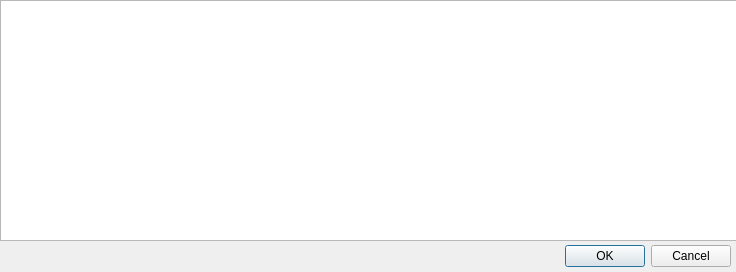
<?xml version="1.0" encoding="UTF-8"?>
<ui version="4.0">
 <class>DatasetSelectDialog</class>
 <widget class="QDialog" name="DatasetSelectDialog">
  <property name="geometry">
   <rect>
    <x>0</x>
    <y>0</y>
    <width>736</width>
    <height>272</height>
   </rect>
  </property>
  <property name="windowTitle">
   <string>Dialog</string>
  </property>
  <widget class="QDialogButtonBox" name="buttonBox">
   <property name="geometry">
    <rect>
     <x>390</x>
     <y>240</y>
     <width>341</width>
     <height>32</height>
    </rect>
   </property>
   <property name="orientation">
    <enum>Qt::Horizontal</enum>
   </property>
   <property name="standardButtons">
    <set>QDialogButtonBox::Cancel|QDialogButtonBox::Ok</set>
   </property>
  </widget>
  <widget class="QListWidget" name="listWidget">
   <property name="geometry">
    <rect>
     <x>0</x>
     <y>0</y>
     <width>741</width>
     <height>241</height>
    </rect>
   </property>
  </widget>
 </widget>
 <resources/>
 <connections>
  <connection>
   <sender>buttonBox</sender>
   <signal>accepted()</signal>
   <receiver>DatasetSelectDialog</receiver>
   <slot>accept()</slot>
   <hints>
    <hint type="sourcelabel">
     <x>248</x>
     <y>254</y>
    </hint>
    <hint type="destinationlabel">
     <x>157</x>
     <y>274</y>
    </hint>
   </hints>
  </connection>
  <connection>
   <sender>buttonBox</sender>
   <signal>rejected()</signal>
   <receiver>DatasetSelectDialog</receiver>
   <slot>reject()</slot>
   <hints>
    <hint type="sourcelabel">
     <x>316</x>
     <y>260</y>
    </hint>
    <hint type="destinationlabel">
     <x>286</x>
     <y>274</y>
    </hint>
   </hints>
  </connection>
 </connections>
</ui>
